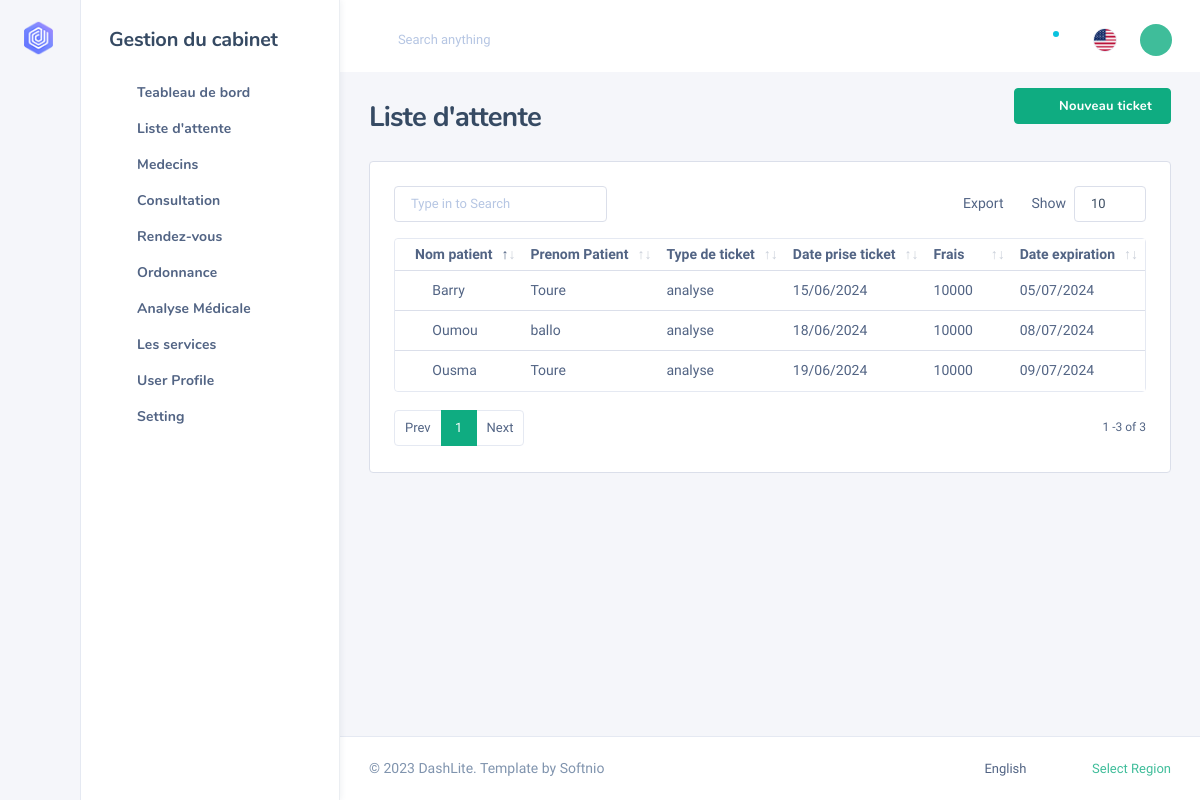
Screenshot of /public/Tickets/liste (signed in) with the database file from the repository.
### tables this page shows
CREATE TABLE `ticket` (
  `num_ticket` int(11) NOT NULL,
  `date_ticket` date DEFAULT NULL,
  `type_ticket` varchar(50) DEFAULT NULL,
  `motif_ticket` varchar(50) DEFAULT NULL,
  `idPatient` int(11) NOT NULL,
  `date_expire` date NOT NULL,
  `frais` int(11) NOT NULL,
  `idUt` int(11) NOT NULL,
  `codeStructure` int(11) NOT NULL,
  `statut_ticket` varchar(50) DEFAULT NULL,
  `autre` int(11) DEFAULT NULL
);

CREATE TABLE `patient` (
  `num_patient` int(11) NOT NULL,
  `prenom_patient` varchar(50) DEFAULT NULL,
  `nom_patient` varchar(50) DEFAULT NULL,
  `age_patient` varchar(50) DEFAULT NULL,
  `genre` varchar(50) DEFAULT NULL,
  `poids_patient` varchar(50) DEFAULT NULL,
  `telephonepat` int(50) DEFAULT NULL,
  `taille_patient` varchar(50) DEFAULT NULL,
  `profession` varchar(50) DEFAULT NULL,
  `adresse` varchar(50) DEFAULT NULL,
  `groupesangine` varchar(50) DEFAULT NULL,
  `stuation_matrimonial` varchar(50) DEFAULT NULL,
  `fils_de` varchar(50) DEFAULT NULL,
  `ethnie` varchar(100) NOT NULL,
  `idsecurite` int(11) DEFAULT NULL
);

### app/core/app.php (called while the page is built, shortened)
<?php
class App{
    protected $method="index";
   public function  __construct()
    {
       $URL= $this->getURL();
       if(file_exists('app/controllers/'.$URL[0].'.php')){
            unset($URL[0]);
       }
       $this->controller=new $this->controller();
       if(isset($URL[1])){
            if( method_exists($this->controller,$URL[1])){
                $this->method=ucfirst($URL[1]);
                unset($URL[1]);
            }
       }
        $URL=array_values($URL);
       $this->params=$URL;
       call_user_func_array([$this->controller,$this->method],$this->params);
    }
    private function  getURL(){
       $url=isset($_GET['url'])?$_GET['url']:'Home';
        return explode("/",filter_var(trim($url,'/')),FILTER_SANITIZE_URL);
    }
}

### index.php (called while the page is built, shortened)
<?php
$app=new App();

### app/core/model.php (called while the page is built, shortened)
<?php
class Model extends Database{
    public function SelectAllData($select,$fields){
        $bdd= $this->connect();
        $que = $bdd->prepare("SELECT $select
                FROM $fields");
        $que->execute();
        $count = $que->fetchAll(PDO::FETCH_OBJ);
        return $count;
    }
}

### app/views/ticket.view.php (the view, shortened to what this page needs)
<!DOCTYPE html>
<html lang="zxx" class="js">
<body class="nk-body bg-lighter npc-default has-sidebar ">
<div class="nk-app-root">
    <div class="nk-main ">
        <div class="nk-wrap ">
            <div class="nk-content ">
                <div class="container-fluid">
                    <div class="nk-content-inner">
                        <div class="nk-content-body">
                            <div class="nk-block-head nk-block-head-sm">
                                <div class="nk-block-between">
                                    <div class="nk-block-head-content">
                                        <BR>
                                        <h3 class="nk-block-title page-title">Liste d'attente</h3>
                                    </div>
                                    <div class="nk-block-head-content">
                                        <div class="toggle-wrap nk-block-tools-toggle">
                                            <div class="toggle-expand-content" data-content="pageMenu">
                                                <ul class="nk-block-tools g-3">
                                                    <li class="nk-block-tools-opt"><a href="<?=ROOT?>/Tickets/" class="btn btn-primary"><em class="icon ni ni-plus"></em><span>Nouveau ticket</span></a></li>
                                                </ul>
                                            </div>
                                        </div>
                                    </div>
                                </div>
                            </div>
                            <div class="nk-block">
                                <div class="card card-bordered card-preview">
                                    <div class="card-inner">
                                            <table class="datatable-init-export nowrap table" data-export-title="Export">
                                                <thead>
                                                    <tr>
                                                        <th width="15%">Nom patient</th>
                                                        <th  width="15%">Prenom Patient</th>
                                                        <th  width="15%">Type de ticket</th>
                                                        <th width="15%">Date prise ticket</th>
                                                        <th width="15%">Frais</th>
                                                        <th width="15%">Date expiration</th>
                                                    </tr>
                                                </thead>
                                                <tbody>
                                                <?php foreach ($patients as $patient) : ?>
                                                    <?php foreach ($tickets as $ticket) : ?>
                                                        <?php  if(isset($_SESSION['role']) and $_SESSION['role']==='supAdmin'||$_SESSION['role']==='admin') : ?>
                                                            <?php if ($patient->num_patient === $ticket->idPatient and $ticket->statut_ticket===null ) : ?>
                                                                <tr>
                                                                    <td><?=$patient->nom_patient?></td>
                                                                    <td><?=$patient->prenom_patient?></td>
                                                                    <td><?=$ticket->type_ticket?></td>
                                                                    <td><?=date('d/m/Y', strtotime($ticket->date_ticket))?> </td>
                                                                    <td><?=$ticket->frais?></td>
                                                                    <td><?=date('d/m/Y', strtotime($ticket->date_expire.' +10 day'))?></td>
                                                                </tr>
                                                            <?php endif; ?>
                                                        <?php endif; ?>
                                                    <?php endforeach; ?>
                                                <?php endforeach; ?>
                                                </tbody>
                                            </table>
                                        </div>
                                </div>
                            </div>
                        </div>
                    </div>
                </div>
            </div>
        </div>
    </div>
</div>
</body>
</html>

### rows the page displays
ticket: idPatient.nom_patient "Barry", idPatient.prenom_patient "Toure", type_ticket "analyse", date_ticket "15/06/2024", frais "10000", date_expire "05/07/2024"
ticket: idPatient.nom_patient "Oumou", idPatient.prenom_patient "ballo", type_ticket "analyse", date_ticket "18/06/2024", frais "10000", date_expire "08/07/2024"
ticket: idPatient.nom_patient "Ousma", idPatient.prenom_patient "Toure", type_ticket "analyse", date_ticket "19/06/2024", frais "10000", date_expire "09/07/2024"
